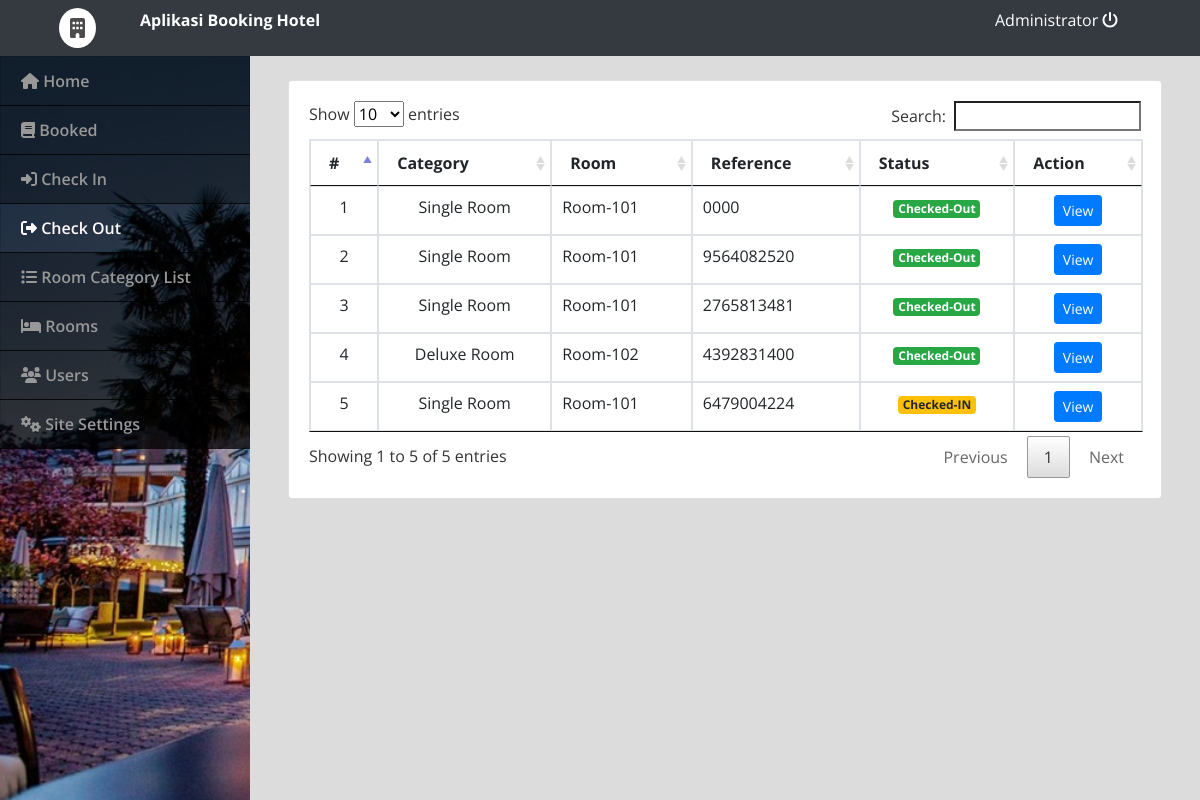
The app's page /admin/index.php?page=check_out (signed in) with its own data.
### tables this page shows
CREATE TABLE `checked` (
  `id` int(30) NOT NULL,
  `ref_no` varchar(100) NOT NULL,
  `room_id` int(30) NOT NULL,
  `name` text NOT NULL,
  `contact_no` varchar(20) NOT NULL,
  `date_in` datetime NOT NULL,
  `date_out` datetime NOT NULL,
  `booked_cid` int(30) NOT NULL,
  `status` tinyint(1) NOT NULL DEFAULT 0 COMMENT '0 = pending, 1=checked in , 2 = checked out',
  `date_updated` datetime NOT NULL DEFAULT current_timestamp() ON UPDATE current_timestamp()
);

CREATE TABLE `rooms` (
  `id` int(30) NOT NULL,
  `room` varchar(30) NOT NULL,
  `category_id` int(30) NOT NULL,
  `status` tinyint(1) NOT NULL DEFAULT 0 COMMENT '0 = Available , 1= Unvailables'
);

CREATE TABLE `room_categories` (
  `id` int(30) NOT NULL,
  `name` text NOT NULL,
  `price` float NOT NULL,
  `cover_img` text NOT NULL
);

### admin/check_out.php (the view, shortened to what this page needs)
<?php include('db_connect.php');
$cat = $conn->query("SELECT * FROM room_categories");
$cat_arr = array();
while($row = $cat->fetch_assoc()){
	$cat_arr[$row['id']] = $row;
}
$room = $conn->query("SELECT * FROM rooms");
$room_arr = array();
while($row = $room->fetch_assoc()){
	$room_arr[$row['id']] = $row;
}
?>
<div class="container-fluid">
	<div class="col-lg-12">
		<div class="row mt-3">
			<div class="col-md-12">
				<div class="card">
					<div class="card-body">
						<table class="table table-bordered">
							<thead>
								<th>#</th>
								<th>Category</th>
								<th>Room</th>
								<th>Reference</th>
								<th>Status</th>
								<th>Action</th>
							</thead>
							<tbody>
								<?php
								$i = 1;
								$checked = $conn->query("SELECT * FROM checked where status != 0 order by status desc, id asc ");
								while($row=$checked->fetch_assoc()):
								?>
								<tr>
									<td class="text-center"><?php echo $i++ ?></td>
									<td class="text-center"><?php echo $cat_arr[$room_arr[$row['room_id']]['category_id']]['name'] ?></td>
									<td class=""><?php echo $room_arr[$row['room_id']]['room'] ?></td>
									<td class=""><?php echo $row['ref_no'] ?></td>
									<?php if($row['status'] == 1): ?>
										<td class="text-center"><span class="badge badge-warning">Checked-IN</span></td>
									<?php else: ?>
										<td class="text-center"><span class="badge badge-success">Checked-Out</span></td>
									<?php endif; ?>
									<td class="text-center">
											<button class="btn btn-sm btn-primary check_out" type="button" data-id="<?php echo $row['id'] ?>">View</button>
									</td>
								</tr>
							<?php endwhile; ?>
							</tbody>
						</table>
					</div>
				</div>
			</div>
		</div>
	</div>
</div>

### admin/index.php (shortened to what this page needs)
<!DOCTYPE html>
<html lang="en">
<head>
<?php
 include('./header.php');
 ?>
</head>
<body>
	<?php include 'topbar.php' ?>
	<?php include 'navbar.php' ?>
  <main id="view-panel" >
      <?php $page = isset($_GET['page']) ? $_GET['page'] :'home'; ?>
  	<?php include $page.'.php' ?>
  </main>
</body>
</html>

### admin/header.php (shortened to what this page needs)
  <link rel="stylesheet" href="assets/font-awesome/css/all.min.css">
<link href="assets/vendor/bootstrap/css/bootstrap.min.css" rel="stylesheet">
<link href="assets/vendor/icofont/icofont.min.css" rel="stylesheet">
<link href="assets/vendor/boxicons/css/boxicons.min.css" rel="stylesheet">
<link href="assets/vendor/venobox/venobox.css" rel="stylesheet">
<link href="assets/vendor/animate.css/animate.min.css" rel="stylesheet">
<link href="assets/vendor/remixicon/remixicon.css" rel="stylesheet">
<link href="assets/vendor/owl.carousel/assets/owl.carousel.min.css" rel="stylesheet">
<link href="assets/vendor/bootstrap-datepicker/css/bootstrap-datepicker.min.css" rel="stylesheet">
<link href="assets/DataTables/datatables.min.css" rel="stylesheet">
<link href="assets/css/style.css" rel="stylesheet">
<link type="text/css" rel="stylesheet" href="assets/css/jquery-te-1.4.0.css">

### admin/topbar.php (shortened to what this page needs)
<nav class="navbar navbar-dark bg-dark fixed-top " style="padding:0;">
  <div class="container-fluid mt-2 mb-2">
  	<div class="col-lg-12">
  		<div class="col-md-1 float-left" style="display: flex;">
  			<div class="logo">
  				<i class="fa fa-building"></i>
  			</div>
  		</div>
      <div class="col-md-4 float-left text-white">
        <large><b><?php echo $_SESSION['setting_hotel_name']; ?></b></large>
      </div>
	  	<div class="col-md-2 float-right text-white">
	  		<a href="ajax.php?action=logout" class="text-white"><?php echo $_SESSION['login_name'] ?> <i class="fa fa-power-off"></i></a>
	    </div>
    </div>
  </div>
</nav>

### admin/navbar.php (shortened to what this page needs)
<nav id="sidebar" class='mx-lt-5' >
		<div class="sidebar-list">
				<a href="index.php?page=home" class="nav-item nav-home"><span class='icon-field'><i class="fa fa-home"></i></span> Home</a>
				<a href="index.php?page=booked" class="nav-item nav-booked"><span class='icon-field'><i class="fa fa-book"></i></span> Booked </a>
				<a href="index.php?page=check_in" class="nav-item nav-check_in"><span class='icon-field'><i class="fa fa-sign-in-alt"></i></span> Check In </a>
				<a href="index.php?page=check_out" class="nav-item nav-check_out"><span class='icon-field'><i class="fa fa-sign-out-alt"></i></span> Check Out </a>
				<a href="index.php?page=categories" class="nav-item nav-categories"><span class='icon-field'><i class="fa fa-list"></i></span> Room Category List</a>
				<a href="index.php?page=rooms" class="nav-item nav-rooms"><span class='icon-field'><i class="fa fa-bed"></i></span> Rooms </a>
				<?php if($_SESSION['login_type'] == 1): ?>
				<a href="index.php?page=users" class="nav-item nav-users"><span class='icon-field'><i class="fa fa-users"></i></span> Users</a>
				<a href="index.php?page=site_settings" class="nav-item nav-site_settings"><span class='icon-field'><i class="fa fa-cogs"></i></span> Site Settings</a>
			<?php endif; ?>
		</div>
</nav>

### admin/assets/css/style.css (style rules this page uses)
body { font-family: "Open Sans", sans-serif; color: #444444; width: 100%; height: calc(100%); }
a { color: #1977cc; }
nav#sidebar { height: calc(100%); position: fixed; z-index: 99; left: 0; width: 250px; background: url(../../../assets/img/hotel-cover.jpg); background-repeat: no-repeat; background-size: cover; }
a.nav-item { position: relative; display: block; padding: .75rem 1.25rem; margin-bottom: -1px; border: 1px solid rgba(0,0,0,.125); background-color: #000000c4; color: #989898; font-weight: 600; }
a.nav-item:hover, .nav-item.active { background-color: #000000ad; color: #fffafa; }
main#view-panel { margin-left: 250px; width:calc(100% - 250px); margin-top: 3.5rem; padding: .5em }

### admin/index.php (style rules this page uses)
body { background: #80808045; }

### admin/topbar.php (style rules this page uses)
.logo { margin: auto; font-size: 20px; background: white; padding: 5px 11px; border-radius: 50% 50%; color: #000000b3; }

### records on screen
checked: room.name "Single Room", room.room "Room-101", ref_no "0000", status "Checked-Out"
checked: room.name "Single Room", room.room "Room-101", ref_no "9564082520", status "Checked-Out"
checked: room.name "Single Room", room.room "Room-101", ref_no "2765813481", status "Checked-Out"
checked: room.name "Deluxe Room", room.room "Room-102", ref_no "4392831400", status "Checked-Out"
checked: room.name "Single Room", room.room "Room-101", ref_no "6479004224", status "Checked-IN"

### other values on screen
$_SESSION['setting_hotel_name'] "Aplikasi Booking Hotel"
$_SESSION['login_name'] "Administrator"
